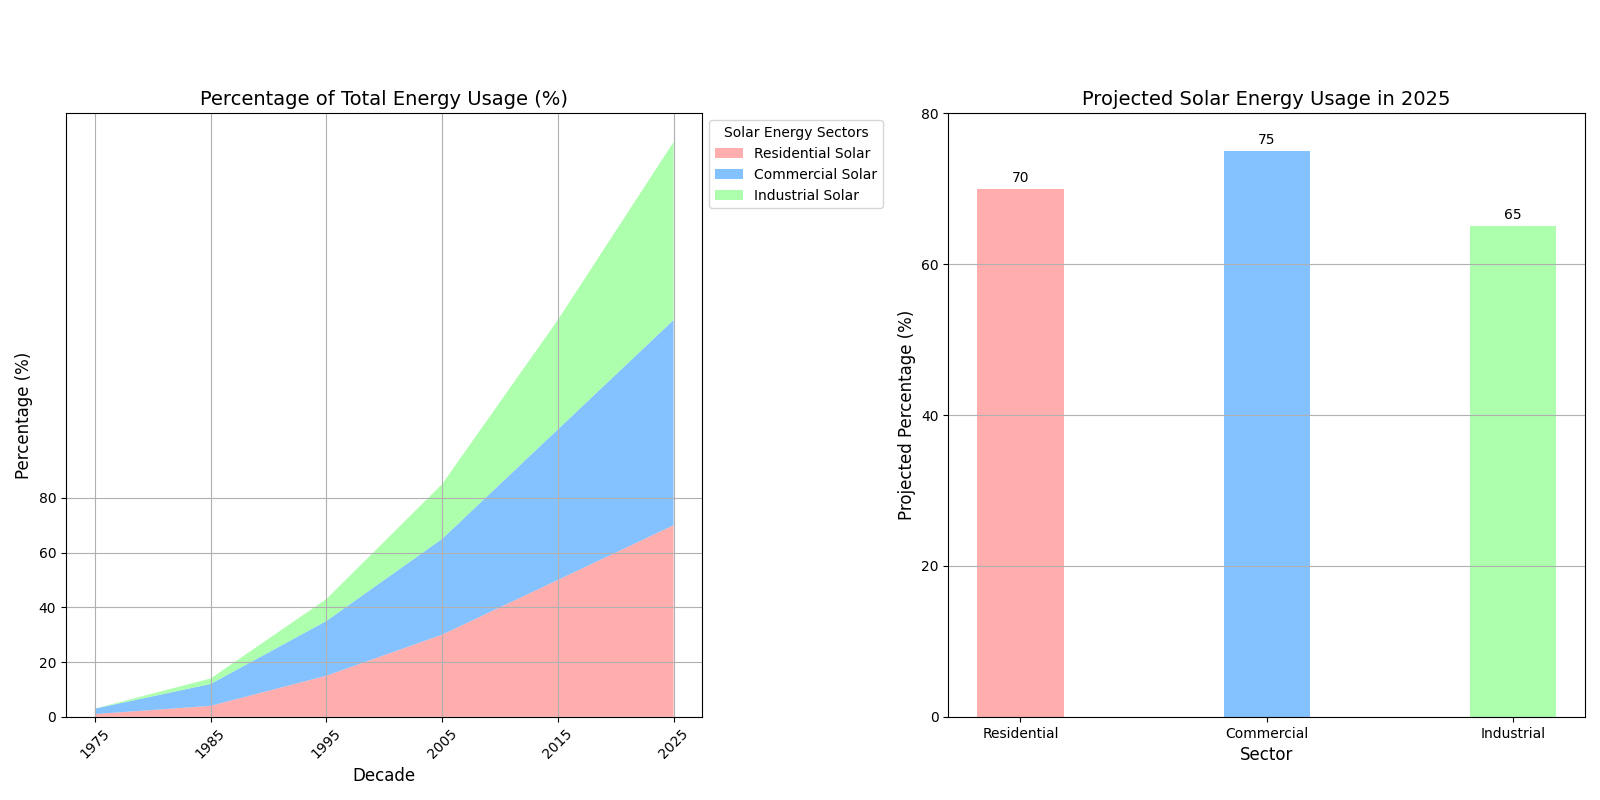

This chart was generated by the following Python code:
import matplotlib.pyplot as plt
import numpy as np

# Backstory: Solar Energy Adoption Over the Decades
# This chart visualizes the adoption of different types of solar energy (Residential, Commercial, Industrial) in the U.S. from 1975 to 2025.

# Define decades and solar energy adoption data for different sectors
decades = np.arange(1975, 2030, 10)
residential_solar = [1, 4, 15, 30, 50, 70]
commercial_solar = [2, 8, 20, 35, 55, 75]
industrial_solar = [0, 2, 8, 20, 40, 65]

# Prepare data for stacked area chart
area_data = np.vstack([residential_solar, commercial_solar, industrial_solar])

# Define colors for each sector
colors = ['#ff9999','#66b3ff','#99ff99']

# Create figure and axis for the area chart
fig, axes = plt.subplots(1, 2, figsize=(16, 8))
fig.suptitle('Growth of Solar Energy Adoption in the U.S. (1975-2025)', fontsize=16, fontweight='bold', y=1.05)

# Left Subplot: Stacked Area Chart
ax1 = axes[0]
ax1.stackplot(decades, area_data, labels=['Residential Solar', 'Commercial Solar', 'Industrial Solar'], colors=colors, alpha=0.8)
ax1.set_title('Percentage of Total Energy Usage (%)', fontsize=14)
ax1.set_xlabel('Decade', fontsize=12)
ax1.set_ylabel('Percentage (%)', fontsize=12)
ax1.legend(loc='upper left', bbox_to_anchor=(1, 1), fontsize=10, title='Solar Energy Sectors')
ax1.set_xticks(decades)
ax1.set_yticks(np.arange(0, 81, 20))
ax1.tick_params(axis='x', rotation=45)
ax1.grid(True)

# Right Subplot: Bar Chart for 2025 Projection
bar_width = 0.35
categories = ['Residential', 'Commercial', 'Industrial']
usage_perc_2025 = [70, 75, 65]

ax2 = axes[1]
bars = ax2.bar(categories, usage_perc_2025, bar_width, color=colors, alpha=0.8)
ax2.set_title('Projected Solar Energy Usage in 2025', fontsize=14)
ax2.set_xlabel('Sector', fontsize=12)
ax2.set_ylabel('Projected Percentage (%)', fontsize=12)
ax2.set_yticks(np.arange(0, 81, 20))
ax2.bar_label(bars, padding=3)
ax2.grid(axis='y')

# Adjust layout to prevent overlap and ensure clarity
plt.tight_layout(rect=[0, 0, 1, 0.95])

# Display the chart
plt.show()
